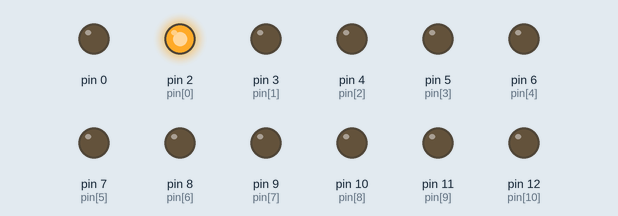
The sketch below on a simulated Arduino Uno, built with avr-gcc and run on an emulated ATmega328P. Shown: output pins drawn as LEDs (lit = HIGH).

Above: at 0.07 s.
At 0.82 s:
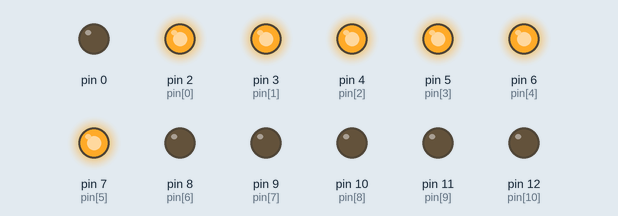
At 1.57 s:
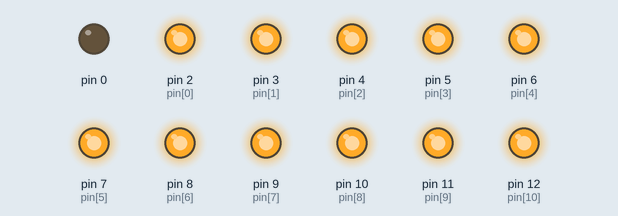
At 3.22 s:
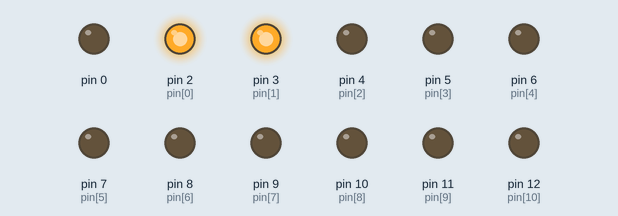
At 4.87 s:
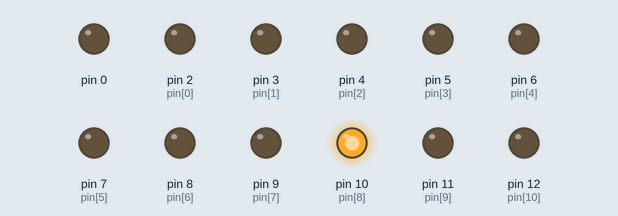
At 6.67 s:
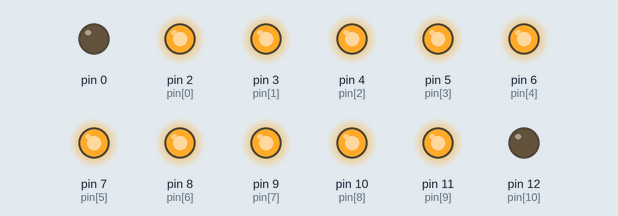
Timing chart, 0 to 7.0 s (numbered marks = the images above):
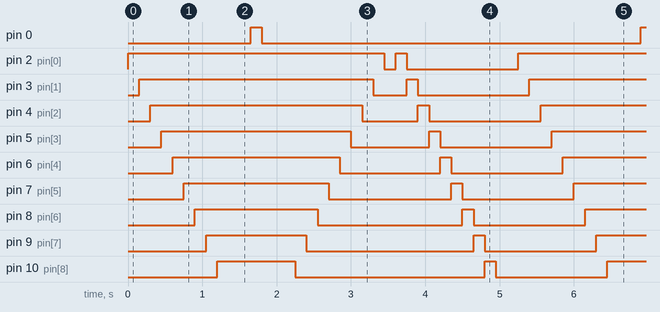

Measured:
- by itself, pin 0: alternates HIGH for 0.15 s and LOW for 5.1 s
- by itself, pin 2 (pin[0]): repeats every 5.3 s: LOW 0.15 s, HIGH 0.15 s, LOW 1.5 s, HIGH 3.5 s
- by itself, pin 3 (pin[1]): repeats every 5.3 s: LOW 0.45 s, HIGH 0.15 s, LOW 1.5 s, HIGH 3.2 s
- by itself, pin 4 (pin[2]): repeats every 5.3 s: LOW 0.75 s, HIGH 0.15 s, LOW 1.5 s, HIGH 2.9 s
- by itself, pin 5 (pin[3]): repeats every 5.3 s: LOW 1.1 s, HIGH 0.15 s, LOW 1.5 s, HIGH 2.6 s
- by itself, pin 6 (pin[4]): repeats every 5.3 s: LOW 1.4 s, HIGH 0.15 s, LOW 1.5 s, HIGH 2.3 s
- by itself, pin 7 (pin[5]): repeats every 5.3 s: LOW 1.7 s, HIGH 0.15 s, LOW 1.5 s, HIGH 2.0 s
- by itself, pin 8 (pin[6]): repeats every 5.3 s: LOW 2.0 s, HIGH 0.15 s, LOW 1.5 s, HIGH 1.7 s

The sketch:

test2.ino
```cpp
// ce programme allulme les leds une par une
int pin[11]={2,3,4,5,6,7,8,9,10,11,12};
int temp0=150; //tempo pour allumer les leds
int temp1=150; // tempo pour eteindre

void setup(){
for (int i = 0 ; i<=11 ; i++){
pinMode(pin[i], OUTPUT);
}
}

void loop(){
for (int i = 0 ; i<=11 ; i++){ // boucle for pour allumer les leds une par une
digitalWrite(pin[i], HIGH);
delay(temp0);
}
for (int i = 11 ; i>=0 ; i--){ // dire a la LED de s'eteindre
digitalWrite(pin[i], LOW);
delay(temp1);
}
for (int n = 2; n <= 12; n++){
    digitalWrite(n, HIGH);  // dire a la LED de s'allumer
    delay(150);  // temps d'eclairage pour chaque LED
    digitalWrite(n, LOW);  // dire a la LED de s'eteindre
  }
}
/* pour créé une nouvel boucle faire exemple:
for (int i = 6 ; i<=11 ; i++){ // boucle for pour allumer les leds une par une
digitalWrite(pin[i], HIGH);
delay(temp0);
}
for (int i = 6 ; i<=0 ; i++){ // boucle for pour allumer les leds une par une
digitalWrite(pin[i], HIGH);
delay(temp0);
}
*/
```
